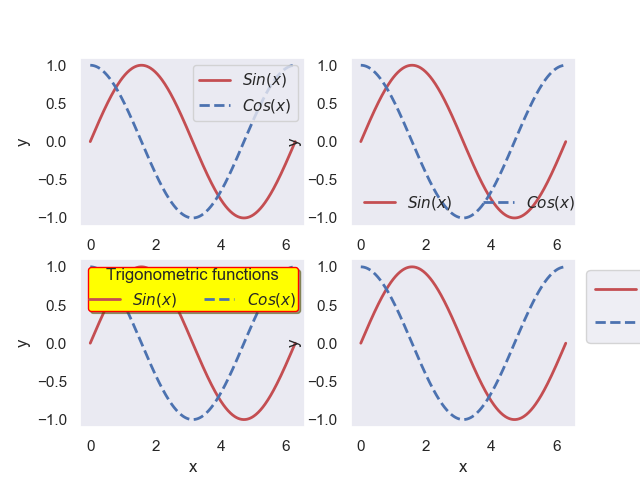

The Python source for this figure:
#----------------------------------
#   CH_12_9_EX_1_Pyplot_Legend.py
#----------------------------------
import numpy as np
import matplotlib.pyplot as plt
#
x = np.linspace(0, 2*np.pi, 361)
ys = np.sin(x)
yc = np.cos(x) 
#
fig1 = plt.figure(1)
#----- 標示圖例 (使用預設參數)
plt.subplot(2,2,1)
plt.plot(x, ys, 'r-', lw = 2, label = r'$Sin(x)$')
plt.plot(x, yc, 'b--', lw = 2, label = r'$Cos(x)$')
plt.xlabel('x')
plt.ylabel('y')
plt.grid(axis = 'both')
plt.legend(loc='best')
#----- 標示圖例 (使用自訂參數)
plt.subplot(2,2,2)
plt.plot(x, ys, 'r-', lw = 2, label = r'$Sin(x)$')
plt.plot(x, yc, 'b--', lw = 2, label = r'$Cos(x)$')
plt.xlabel('x')
plt.ylabel('y')
plt.grid(axis = 'both')
plt.legend(loc = 3, frameon = False, ncol = 2)
#----- 標示圖例 (使用自訂參數)
plt.subplot(2,2,3)
plt.plot(x, ys, 'r-', lw = 2, label = r'$Sin(x)$')
plt.plot(x, yc, 'b--', lw = 2, label = r'$Cos(x)$')
plt.xlabel('x')
plt.ylabel('y')
plt.grid(axis = 'both')
plt.legend(loc = 9, fancybox = True, shadow = True, borderpad = 0.1,\
           framealpha = 1, facecolor = 'yellow', edgecolor = 'red',\
           mode = 'expand', ncol = 2, title = 'Trigonometric functions')
#----- 標示圖例 (使用自訂參數)
plt.subplot(2,2,4)
plt.plot(x, ys, 'r-', lw = 2, label = r'$Sin(x)$')
plt.plot(x, yc, 'b--', lw = 2, label = r'$Cos(x)$')
plt.xlabel('x')
plt.ylabel('y')
plt.grid(axis = 'both')
plt.legend(bbox_to_anchor = (1, 1), fontsize = 15)
#
plt.savefig('CH_12_9_EX_1_Pyplot_Legend.png')
plt.show()









































































	


